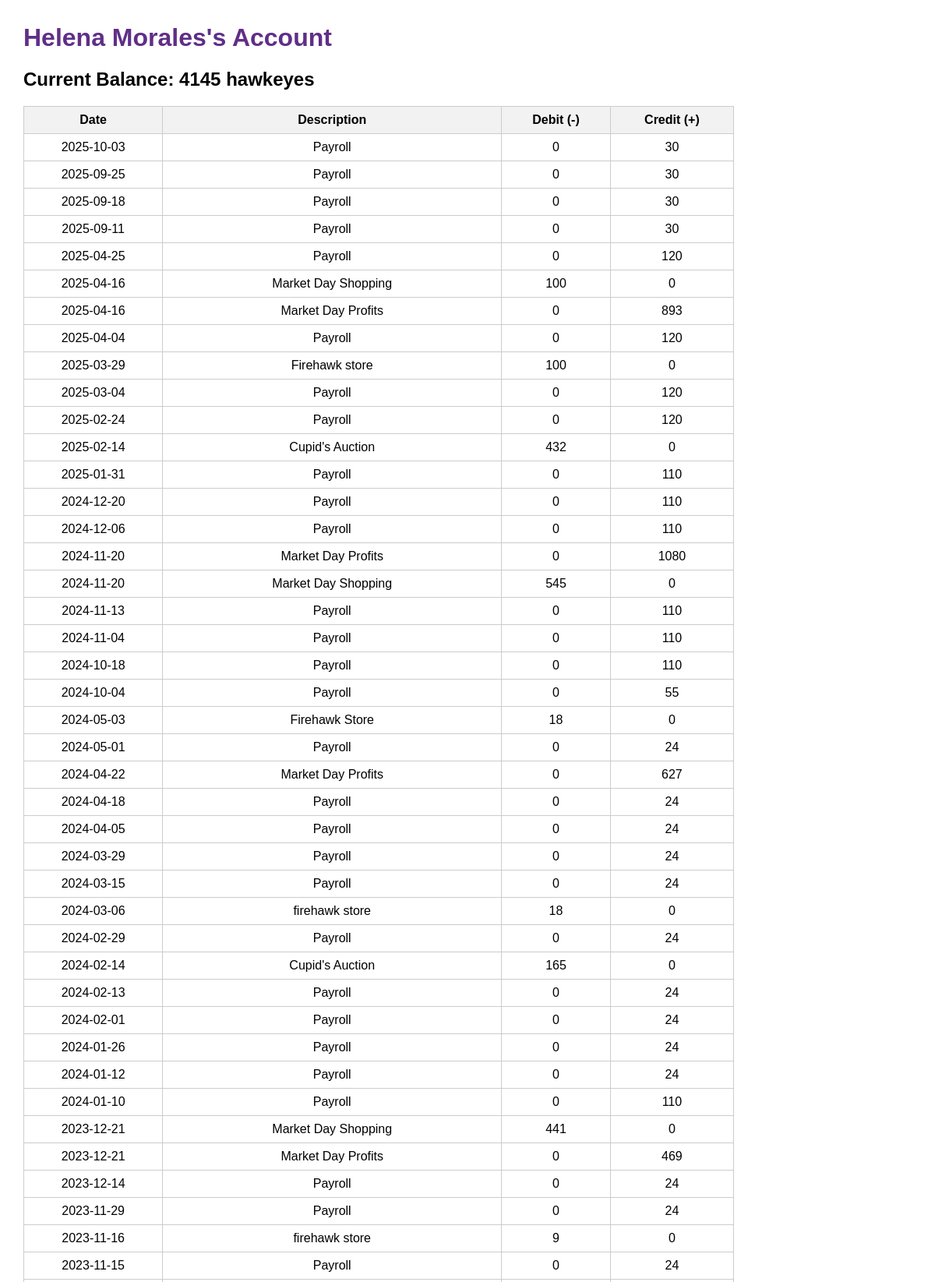
Screenshot of /student/dashboard (signed in, upper part) with the database file from the repository.
### tables this page shows
CREATE TABLE students (
    id INTEGER PRIMARY KEY AUTOINCREMENT,
    name TEXT UNIQUE NOT NULL,
    grade TEXT NOT NULL,
    password TEXT NOT NULL
, payroll INTEGER DEFAULT 0, default_payroll INTEGER DEFAULT 0);

CREATE TABLE transactions (
    id INTEGER PRIMARY KEY AUTOINCREMENT,
    student_id INTEGER NOT NULL,
    date TEXT NOT NULL,
    description TEXT,
    debit INTEGER DEFAULT 0,
    credit INTEGER DEFAULT 0, excel_order INTEGER DEFAULT 0,
    FOREIGN KEY(student_id) REFERENCES students(id)
);

### app.py (the view)
@app.route("/student/dashboard")
def student_dashboard():
    if session.get("user_type") != "student":
        return redirect(url_for("login"))
    student_id = session["user_id"]
    conn = get_db_connection()
    student = conn.execute("SELECT * FROM students WHERE id = ?", (student_id,)).fetchone()
    transactions = conn.execute(
        "SELECT * FROM transactions WHERE student_id = ? ORDER BY date", (student_id,)
    ).fetchall()
    conn.close()
    balance_amount = calculate_balance(transactions)
    return render_template(
        "student_view.html",
        student=student,
        transactions=transactions,
        balance=balance_amount
    )

### app.py (called while the page is built)
def get_db_connection():
    conn = sqlite3.connect("hawkeyes.db")
    conn.row_factory = sqlite3.Row
    return conn

def calculate_balance(transactions):
    balance = sum(t["credit"] for t in transactions) - sum(t["debit"] for t in transactions)
    return balance

### templates/student_view.html (shortened to what this page needs)
<!DOCTYPE html>
<html>
<head>
</head>
<body>
    <h1>{{ student['name'] }}'s Account</h1>
    <h2 class="balance">Current Balance: {{ balance }} hawkeyes</h2>
    <table>
        <tr>
            <th>Date</th>
            <th>Description</th>
            <th>Debit (-)</th>
            <th>Credit (+)</th>
        </tr>
        {% for t in transactions|sort(attribute='date', reverse=true) %}
        <tr>
            <td>{{ t['date'] }}</td>
            <td>{{ t['description'] }}</td>
            <td>{{ t['debit'] }}</td>
            <td>{{ t['credit'] }}</td>
        </tr>
        {% endfor %}
    </table>
</body>
</html>

### templates/student_view.html (style rules this page uses)
body { font-family: Arial, sans-serif; margin: 30px; }
h1 { color: #602e87; }
table { border-collapse: collapse; width: 80%; margin-top: 20px; margin-bottom: 20px; }
th, td { border: 1px solid #ccc; padding: 8px; text-align: center; }
th { background-color: #f2f2f2; }
.balance { font-weight: bold; margin-top: 15px; }

### rows the page displays
students: name "Helena Morales"
transactions: date "2025-10-03", description "Payroll", debit "0", credit "30"
transactions: date "2025-09-25", description "Payroll", debit "0", credit "30"
transactions: date "2025-09-18", description "Payroll", debit "0", credit "30"
transactions: date "2025-09-11", description "Payroll", debit "0", credit "30"
transactions: date "2025-04-25", description "Payroll", debit "0", credit "120"
transactions: date "2025-04-16", description "Market Day Shopping", debit "100", credit "0"
transactions: date "2025-04-16", description "Market Day Profits", debit "0", credit "893"
transactions: date "2025-04-04", description "Payroll", debit "0", credit "120"
transactions: date "2025-03-29", description "Firehawk store", debit "100", credit "0"
transactions: date "2025-03-04", description "Payroll", debit "0", credit "120"
transactions: date "2025-02-24", description "Payroll", debit "0", credit "120"
transactions: date "2025-02-14", description "Cupid's Auction", debit "432", credit "0"
transactions: date "2025-01-31", description "Payroll", debit "0", credit "110"
transactions: date "2024-12-20", description "Payroll", debit "0", credit "110"
transactions: date "2024-12-06", description "Payroll", debit "0", credit "110"
transactions: date "2024-11-20", description "Market Day Profits", debit "0", credit "1080"
transactions: date "2024-11-20", description "Market Day Shopping", debit "545", credit "0"
transactions: date "2024-11-13", description "Payroll", debit "0", credit "110"
transactions: date "2024-11-04", description "Payroll", debit "0", credit "110"
transactions: date "2024-10-18", description "Payroll", debit "0", credit "110"
transactions: date "2024-10-04", description "Payroll", debit "0", credit "55"
transactions: date "2024-05-03", description "Firehawk Store", debit "18", credit "0"
transactions: date "2024-05-01", description "Payroll", debit "0", credit "24"
transactions: date "2024-04-22", description "Market Day Profits", debit "0", credit "627"
transactions: date "2024-04-18", description "Payroll", debit "0", credit "24"
transactions: date "2024-04-05", description "Payroll", debit "0", credit "24"
transactions: date "2024-03-29", description "Payroll", debit "0", credit "24"
transactions: date "2024-03-15", description "Payroll", debit "0", credit "24"
transactions: date "2024-03-06", description "firehawk store", debit "18", credit "0"
transactions: date "2024-02-29", description "Payroll", debit "0", credit "24"
transactions: date "2024-02-14", description "Cupid's Auction", debit "165", credit "0"
transactions: date "2024-02-13", description "Payroll", debit "0", credit "24"
transactions: date "2024-02-01", description "Payroll", debit "0", credit "24"
transactions: date "2024-01-26", description "Payroll", debit "0", credit "24"
transactions: date "2024-01-12", description "Payroll", debit "0", credit "24"
transactions: date "2024-01-10", description "Payroll", debit "0", credit "110"
transactions: date "2023-12-21", description "Market Day Shopping", debit "441", credit "0"
transactions: date "2023-12-21", description "Market Day Profits", debit "0", credit "469"
transactions: date "2023-12-14", description "Payroll", debit "0", credit "24"
transactions: date "2023-11-29", description "Payroll", debit "0", credit "24"
transactions: date "2023-11-16", description "firehawk store", debit "9", credit "0"
transactions: date "2023-11-15", description "Payroll", debit "0", credit "24"

### other values shown
{{ balance }} "4145"
